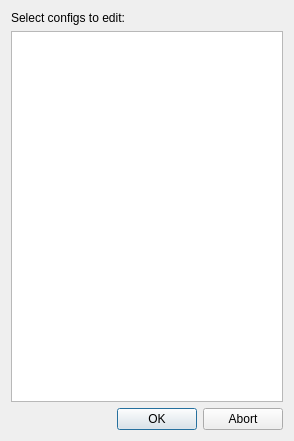
<?xml version="1.0" encoding="UTF-8"?>
<ui version="4.0">
 <class>Dialog</class>
 <widget class="QDialog" name="Dialog">
  <property name="geometry">
   <rect>
    <x>0</x>
    <y>0</y>
    <width>294</width>
    <height>441</height>
   </rect>
  </property>
  <property name="windowTitle">
   <string>Select config files</string>
  </property>
  <layout class="QVBoxLayout" name="verticalLayout">
   <item>
    <widget class="QLabel" name="label">
     <property name="text">
      <string>Select configs to edit:</string>
     </property>
    </widget>
   </item>
   <item>
    <widget class="QListWidget" name="listWidget"/>
   </item>
   <item>
    <widget class="QDialogButtonBox" name="buttonBox">
     <property name="standardButtons">
      <set>QDialogButtonBox::Abort|QDialogButtonBox::Ok</set>
     </property>
    </widget>
   </item>
  </layout>
 </widget>
 <tabstops>
  <tabstop>buttonBox</tabstop>
 </tabstops>
 <resources/>
 <connections>
  <connection>
   <sender>buttonBox</sender>
   <signal>rejected()</signal>
   <receiver>Dialog</receiver>
   <slot>reject()</slot>
   <hints>
    <hint type="sourcelabel">
     <x>279</x>
     <y>434</y>
    </hint>
    <hint type="destinationlabel">
     <x>306</x>
     <y>70</y>
    </hint>
   </hints>
  </connection>
  <connection>
   <sender>buttonBox</sender>
   <signal>accepted()</signal>
   <receiver>Dialog</receiver>
   <slot>accept()</slot>
   <hints>
    <hint type="sourcelabel">
     <x>213</x>
     <y>424</y>
    </hint>
    <hint type="destinationlabel">
     <x>292</x>
     <y>394</y>
    </hint>
   </hints>
  </connection>
 </connections>
</ui>
